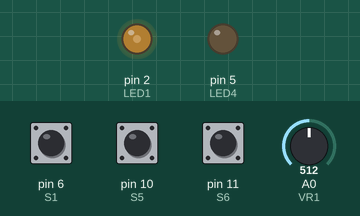
Bench run of a sketch on a simulated Arduino Uno, built with avr-gcc and run on an emulated ATmega328P. Parts: output pins drawn as LEDs (lit = HIGH). The test bench sets the inputs (shaded band); at power-on: pin 10 (S5) HIGH, pin 6 (S1) HIGH, pin 11 (S6) HIGH, A0 (VR1) = 512.

Above: at 1.2 s.
1.3 s: pin 10 (S5) pulled LOW for 0.15 s
At 1.71 s:
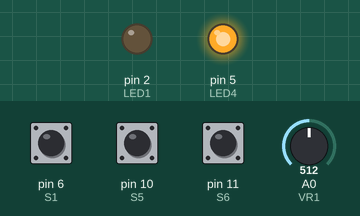
4.3 s: pin 10 (S5) pulled LOW for 1 s
At 4.98 s:
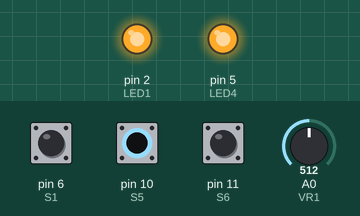
Timing chart, 0 to 7.3 s (numbered marks = the images above; inputs shaded):
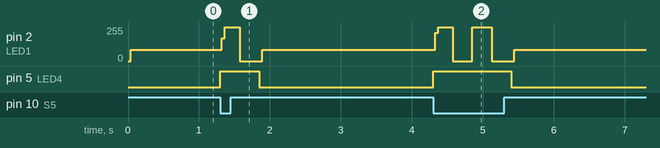

The sketch:

Unit_7_Lab.ino
```cpp
/*  Title: Unit 7 Program
 *  Purpose: Create a simple program that flashes an LED at two different “programmed” rates
 *           depending on the position of The Program Number Switch.
 *  Author: Andy Davis
 *  Date: 4/25/2021
 *  LED1 - Output LED
 *  LED4 - Mode LED
 *  VR1 - Speed control
 *  S5 - Mode switch, Up is Run, Down is Program
 *  S6 - Preset Switch, Up is 1, Down is 2
 *  S1 - Save button
 */

#include "Stemtera_io.h"

int preset1;
int preset2;
int program_run;

void setup() {
  pinMode(S1,INPUT_PULLUP);
  pinMode(S5,INPUT_PULLUP);
  pinMode(S6,INPUT_PULLUP);
  pinMode(LED1,OUTPUT);
  pinMode(LED4,OUTPUT);
}

void flashLED(int led, int rate){
  digitalWrite(led, !digitalRead(led));
  delay(rate);
  digitalWrite(led, !digitalRead(led));
  delay(rate);
}

void flashLEDlimited(int led, int rate, int repeat){
  for(int i = 0; i < repeat; i++){
    digitalWrite(led, !digitalRead(led));
    delay(rate);
    digitalWrite(led, !digitalRead(led));
    delay(rate);
  }
}

void modeSaved(){
  flashLEDlimited(LED4, 100, 3);
}

int readVR1(){
  int newVal = map(analogRead(VR1),0,1023,50,500);
  return newVal;
}

void runLED(int preset){
  flashLED(LED1, preset);
}

int runMode(){
  digitalWrite(LED4, LOW);

  //Preset 1
  while(digitalRead(S6) == 1){
    runLED(preset1);
    if(digitalRead(S5) != program_run){
      break;
    }
  }

  //Preset 2
  while(digitalRead(S6) == 0){
    runLED(preset2);
    if(digitalRead(S5) != program_run){
      break;
    }
  }

  return digitalRead(S5);
}

int programMode(){
  digitalWrite(LED4, HIGH);

  //Preset 1
  while(digitalRead(S6) == 1){
    flashLED(LED1, readVR1());
    if(!digitalRead(S1)){
      debounce(S1);
      preset1 = readVR1();
      modeSaved();
    }
    if(digitalRead(S5) != program_run){
      break;
    }
  }

  //Preset 2
  while(digitalRead(S6) == 0){
    flashLED(LED1, readVR1());
    if(!digitalRead(S1)){
      debounce(S1);
      preset2 = readVR1();
      modeSaved();
    }
    if(digitalRead(S5) != program_run){
      break;
    }
  }

  return digitalRead(S5);
}


void loop() {
  program_run = digitalRead(S5);

  //PROGRAM
  while(program_run == 0){
    program_run = programMode();
  }

  //RUN
  while(program_run == 1){
    program_run = runMode();
  }
}
```

Stemtera_io.h
```cpp
/*  Header file for the Stemtera IOs
 *  This is to be used with the helper board provided by Prof. Thoen
 */

//LEDs
const int LED1 = 2;
const int LED2 = 3;
const int LED3 = 4;
const int LED4 = 5;

//Push buttons
const int S1 = 6;
const int S2 = 7;
const int S3 = 8;
const int S4 = 9;

//Slide Switches
const int S5 = 10;
const int S6 = 11;

//Speaker
const int SPKR = 12;

//Neopixel Strip
const int NEO = 13;

//Potentiometers - Variable Resistors
const int VR1 = A0;
const int VR2 = A1;

//LDR
const int LDR1 = A2;

//Buzzer
const int BZ1 = A3;

//Debounce function
void debounce(int swtch){
  while(digitalRead(swtch))
  delay(25);
  while(!digitalRead(swtch))
  delay(50);
}
```

Measured:
- after the input at 1.3 s, pin 2 (LED1): 86/255 → 255/255 at once, → 0/255 0.26 s later, → 86/255 0.32 s later; pin 5 (LED4): LOW → HIGH at once, → LOW 0.55 s later
- after the input at 4.3 s, pin 2 (LED1): 86/255 → 255/255 at once, → 0/255 0.24 s later, → 255/255 0.28 s later, → 0/255 0.28 s later, … (5 changes in this stretch); pin 5 (LED4): LOW → HIGH at once, → LOW 1.1 s later
